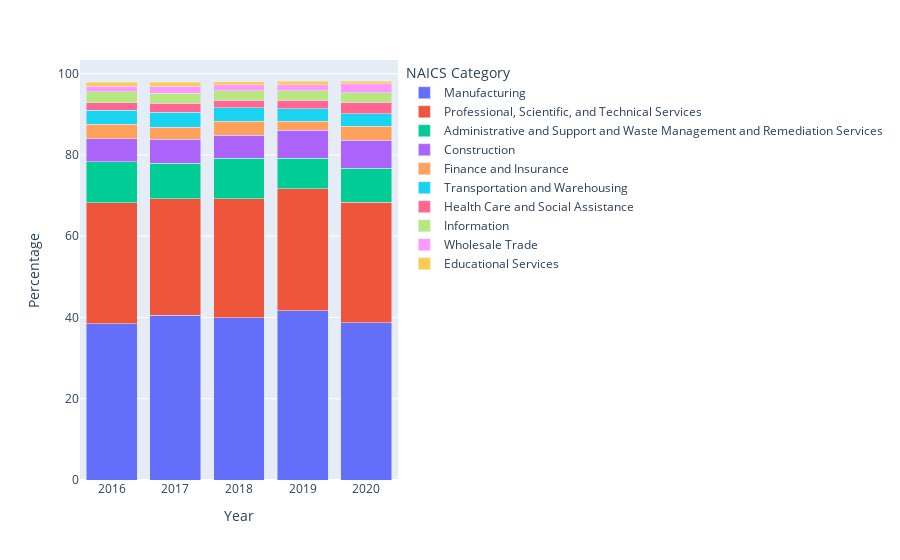

Source (notebook cell):
### Code cell
import pandas as pd
import plotly.express as px

# Read in the data
df = pd.read_csv('us_funding_time_series.csv')

# Sort the data by the last year (2020) and select only the top 10 categories
df_top_10 = df.sort_values(by='2020', ascending=False).head(10)

# Filter the original dataframe to include only the top 10 categories
df_filtered = df[df['NAICS Category'].isin(df_top_10['NAICS Category'])]

# Melt the data so that each row represents a single observation
df_melt = pd.melt(df_filtered, id_vars=['NAICS Category'], var_name='Year', value_name='Percentage')

# Set the order of the categories based on funding for 2020 (ascending)
category_order = df_top_10['NAICS Category'].tolist()

# Create the stacked bar chart using Plotly Express and set the category order
fig = px.bar(df_melt, x='Year', y='Percentage', color='NAICS Category', barmode='stack', category_orders={'NAICS Category': category_order})

# Update the x-axis to show only the years
fig.update_xaxes(type='category')

# Show the chart
fig.show()

### Figure 1 — Plotly figure (JSON) as saved in the notebook; plotly's stock layout.template omitted (floating-point values rounded to 4 significant figures)
{"data": [{"alignmentgroup": "True", "hovertemplate": "NAICS Category=Manufacturing<br>Year=%{x}<br>Percentage=%{y}<extra></extra>", "legendgroup": "Manufacturing", "marker": {"color": "#636efa", "pattern": {"shape": ""}}, "name": "Manufacturing", "offsetgroup": "Manufacturing", "orientation": "v", "showlegend": true, "textposition": "auto", "type": "bar", "x": ["2016", "2017", "2018", "2019", "2020"], "xaxis": "x", "y": [38.41, 40.54, 39.97, 41.67, 38.66], "yaxis": "y"}, {"alignmentgroup": "True", "hovertemplate": "NAICS Category=Professional, Scientific, and Technical Services<br>Year=%{x}<br>Percentage=%{y}<extra></extra>", "legendgroup": "Professional, Scientific, and Technical Services", "marker": {"color": "#EF553B", "pattern": {"shape": ""}}, "name": "Professional, Scientific, and Technical Services", "offsetgroup": "Professional, Scientific, and Technical Services", "orientation": "v", "showlegend": true, "textposition": "auto", "type": "bar", "x": ["2016", "2017", "2018", "2019", "2020"], "xaxis": "x", "y": [29.87, 28.66, 29.24, 30.06, 29.75], "yaxis": "y"}, {"alignmentgroup": "True", "hovertemplate": "NAICS Category=Administrative and Support and Waste Management and Remediation Services<br>Year=%{x}<br>Percentage=%{y}<extra></extra>", "legendgroup": "Administrative and Support and Waste Management and Remediation Services", "marker": {"color": "#00cc96", "pattern": {"shape": ""}}, "name": "Administrative and Support and Waste Management and Remediation Services", "offsetgroup": "Administrative and Support and Waste Management and Remediation Services", "orientation": "v", "showlegend": true, "textposition": "auto", "type": "bar", "x": ["2016", "2017", "2018", "2019", "2020"], "xaxis": "x", "y": [10.04, 8.805, 9.971, 7.504, 8.379], "yaxis": "y"}, {"alignmentgroup": "True", "hovertemplate": "NAICS Category=Construction<br>Year=%{x}<br>Percentage=%{y}<extra></extra>", "legendgroup": "Construction", "marker": {"color": "#ab63fa", "pattern": {"shape": ""}}, "name": "Construction", "offsetgroup": "Construction", "orientation": "v", "showlegend": true, "textposition": "auto", "type": "bar", "x": ["2016", "2017", "2018", "2019", "2020"], "xaxis": "x", "y": [5.643, 5.911, 5.645, 6.85, 6.868], "yaxis": "y"}, {"alignmentgroup": "True", "hovertemplate": "NAICS Category=Finance and Insurance<br>Year=%{x}<br>Percentage=%{y}<extra></extra>", "legendgroup": "Finance and Insurance", "marker": {"color": "#FFA15A", "pattern": {"shape": ""}}, "name": "Finance and Insurance", "offsetgroup": "Finance and Insurance", "orientation": "v", "showlegend": true, "textposition": "auto", "type": "bar", "x": ["2016", "2017", "2018", "2019", "2020"], "xaxis": "x", "y": [3.57, 2.865, 3.491, 2.267, 3.404], "yaxis": "y"}, {"alignmentgroup": "True", "hovertemplate": "NAICS Category=Transportation and Warehousing<br>Year=%{x}<br>Percentage=%{y}<extra></extra>", "legendgroup": "Transportation and Warehousing", "marker": {"color": "#19d3f3", "pattern": {"shape": ""}}, "name": "Transportation and Warehousing", "offsetgroup": "Transportation and Warehousing", "orientation": "v", "showlegend": true, "textposition": "auto", "type": "bar", "x": ["2016", "2017", "2018", "2019", "2020"], "xaxis": "x", "y": [3.418, 3.724, 3.334, 3.081, 3.078], "yaxis": "y"}, {"alignmentgroup": "True", "hovertemplate": "NAICS Category=Health Care and Social Assistance<br>Year=%{x}<br>Percentage=%{y}<extra></extra>", "legendgroup": "Health Care and Social Assistance", "marker": {"color": "#FF6692", "pattern": {"shape": ""}}, "name": "Health Care and Social Assistance", "offsetgroup": "Health Care and Social Assistance", "orientation": "v", "showlegend": true, "textposition": "auto", "type": "bar", "x": ["2016", "2017", "2018", "2019", "2020"], "xaxis": "x", "y": [1.944, 2.286, 1.817, 2.08, 2.794], "yaxis": "y"}, {"alignmentgroup": "True", "hovertemplate": "NAICS Category=Information<br>Year=%{x}<br>Percentage=%{y}<extra></extra>", "legendgroup": "Information", "marker": {"color": "#B6E880", "pattern": {"shape": ""}}, "name": "Information", "offsetgroup": "Information", "orientation": "v", "showlegend": true, "textposition": "auto", "type": "bar", "x": ["2016", "2017", "2018", "2019", "2020"], "xaxis": "x", "y": [2.644, 2.456, 2.305, 2.279, 2.351], "yaxis": "y"}, {"alignmentgroup": "True", "hovertemplate": "NAICS Category=Wholesale Trade<br>Year=%{x}<br>Percentage=%{y}<extra></extra>", "legendgroup": "Wholesale Trade", "marker": {"color": "#FF97FF", "pattern": {"shape": ""}}, "name": "Wholesale Trade", "offsetgroup": "Wholesale Trade", "orientation": "v", "showlegend": true, "textposition": "auto", "type": "bar", "x": ["2016", "2017", "2018", "2019", "2020"], "xaxis": "x", "y": [1.41, 1.718, 1.48, 1.464, 2.184], "yaxis": "y"}, {"alignmentgroup": "True", "hovertemplate": "NAICS Category=Educational Services<br>Year=%{x}<br>Percentage=%{y}<extra></extra>", "legendgroup": "Educational Services", "marker": {"color": "#FECB52", "pattern": {"shape": ""}}, "name": "Educational Services", "offsetgroup": "Educational Services", "orientation": "v", "showlegend": true, "textposition": "auto", "type": "bar", "x": ["2016", "2017", "2018", "2019", "2020"], "xaxis": "x", "y": [0.9173, 0.8795, 0.7691, 0.8678, 0.7327], "yaxis": "y"}], "layout": {"barmode": "stack", "legend": {"title": {"text": "NAICS Category"}, "tracegroupgap": 0}, "margin": {"t": 60}, "xaxis": {"anchor": "y", "domain": [0, 1], "title": {"text": "Year"}, "type": "category"}, "yaxis": {"anchor": "x", "domain": [0, 1], "title": {"text": "Percentage"}}}}
